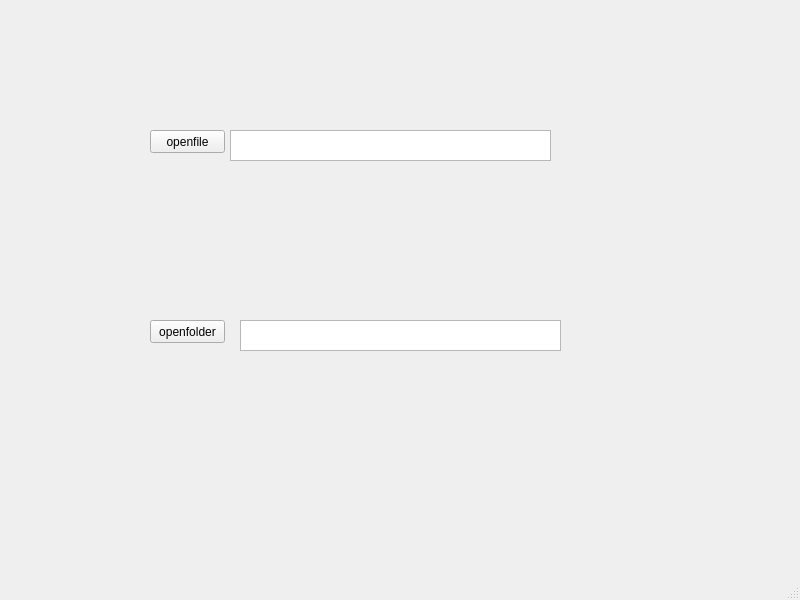
<?xml version="1.0" encoding="UTF-8"?>
<ui version="4.0">
 <class>MainWindow</class>
 <widget class="QMainWindow" name="MainWindow">
  <property name="geometry">
   <rect>
    <x>0</x>
    <y>0</y>
    <width>800</width>
    <height>600</height>
   </rect>
  </property>
  <property name="windowTitle">
   <string>MainWindow</string>
  </property>
  <widget class="QWidget" name="centralwidget">
   <widget class="QTextEdit" name="show_file_path">
    <property name="geometry">
     <rect>
      <x>230</x>
      <y>130</y>
      <width>321</width>
      <height>31</height>
     </rect>
    </property>
   </widget>
   <widget class="QTextEdit" name="show_folder_path">
    <property name="geometry">
     <rect>
      <x>240</x>
      <y>320</y>
      <width>321</width>
      <height>31</height>
     </rect>
    </property>
   </widget>
   <widget class="QPushButton" name="file_button">
    <property name="geometry">
     <rect>
      <x>150</x>
      <y>130</y>
      <width>75</width>
      <height>23</height>
     </rect>
    </property>
    <property name="text">
     <string>openfile</string>
    </property>
   </widget>
   <widget class="QPushButton" name="folder_button">
    <property name="geometry">
     <rect>
      <x>150</x>
      <y>320</y>
      <width>75</width>
      <height>23</height>
     </rect>
    </property>
    <property name="text">
     <string>openfolder</string>
    </property>
   </widget>
  </widget>
  <widget class="QMenuBar" name="menubar">
   <property name="geometry">
    <rect>
     <x>0</x>
     <y>0</y>
     <width>800</width>
     <height>21</height>
    </rect>
   </property>
  </widget>
  <widget class="QStatusBar" name="statusbar"/>
 </widget>
 <resources/>
 <connections/>
</ui>
